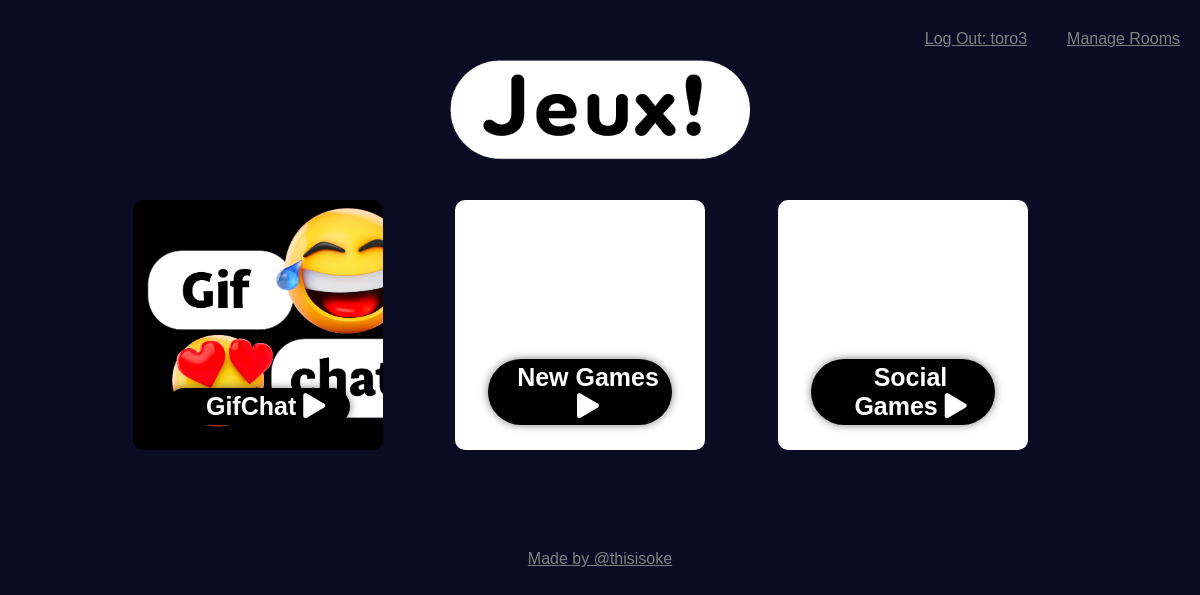
Screenshot of /allgames.php (signed in) with the database file from the repository.
### tables this page shows
CREATE TABLE `games` (
  `gameId` int(11) NOT NULL,
  `gameLink` varchar(255) DEFAULT NULL,
  `name` varchar(255) DEFAULT NULL,
  `playerLimit` int(11) DEFAULT NULL,
  `description` varchar(255) DEFAULT NULL,
  `gameImage` varchar(255) DEFAULT NULL,
  `featuredGameFlag` tinyint(1) DEFAULT NULL COMMENT 'Wether and Article is featured or Not'
);

### allgames.php (the view, shortened to what this page needs)
<?php
$hostInSession = $_SESSION["userNameHost"];
include('includes/dbconfig.php');
$stmt = $pdo->prepare("SELECT * FROM `games`");
$stmt->execute();
?>
<!DOCTYPE html>
<html>
    <head>
    <?php include('globalheader.php'); ?>
    </head>
    <body>
        <div class="navigation">
            <a href="logout.php" class="navLink"> Log Out: <?php echo ($hostInSession); ?></a>
            <a href="roomManagment.php" class="navLink"> Manage Rooms</a>
        </div>
        <section id="main-catalog">
            <div id="logo-container" style="margin-top: 5%;">
                    <img id="logo" src="images/jeux-logo.png" alt="Jeux logo" >
            </div>
            <section id="roulett" >
            <?php
                while($result= $stmt->fetch(PDO::FETCH_NAMED)){
                    ?>
                    <div class='gameThumbnail catalog' style="background-image: url('<?php echo('images/'.$result["gameImage"]);?>') ; background-size: cover">
                        <p class='gameButton' data-gameId='<?php echo($result["gameId"]);?>' ><?php echo($result["name"].' ');?><i class='fas fa-play'></i></p>
                    </div>
                <?php
                }
                ?>
            </section>
            <footer id="footer">
                <a href="https://twitter.com/thisisoke"> Made by @thisisoke</a>
            </footer>
        </section>
    </body>
</html>

### css/main.css (style rules this page uses)
body { background-color: #0B0B24; height:100%; margin: 0px; font-family: houschka-rounded,sans-serif; font-weight: 700; font-style: italic; }
html { height:100%; }
footer { text-align: center; }
footer > a { display: inline-block; color: grey; font-weight: 500; font-style: normal; }
#main-catalog { display:flex; justify-content: center; flex-direction: column; }
.navigation { display:flex; justify-content: flex-end; width: 100%; position: absolute; top: 0px; padding: 10px 20px 0px 0px; color: grey; font-family: houschka-rounded, sans-serif; font-weight: 500; font-style: normal; font-size: 16px; align-items: center; }
.navLink { color: grey; font-family: houschka-rounded, sans-serif; font-weight: 500; font-style: normal; margin: 20px; text-decoration: underline }
#logo-container { width: 100%; display: flex; justify-content: center; margin-top: 20%; }
#logo-container > img { width: 300px; }
.gameThumbnail { background-color: white; width: 250px; height: 250px; border-radius: 10px; display: flex; justify-content: flex-end; flex-direction: column; align-items: center; margin-bottom: 100px; }
.catalog { margin-right: 40px; }
.gameButton { display: inline-block; width: 160px; font-size: 25px; padding: 4px; padding-left: 20px; background-color: black; border-radius: 110px; border:none; text-decoration: none; cursor:pointer; color: white; font-weight: 700; font-style: normal; text-align:center; box-shadow: 0px 0px 9px #00000081; }
#roulett { display: flex; flex-direction: row; flex-wrap: wrap; justify-content: space-evenly; align-items: center; align-content: flex-start; padding-left: 100px; padding-right: 100px; margin-top: 40px; }

### rows the page displays
games: gameImage (picture), name "GifChat"
games: name "New Games"
games: name "Social Games"

### other values shown
$hostInSession "toro3"
